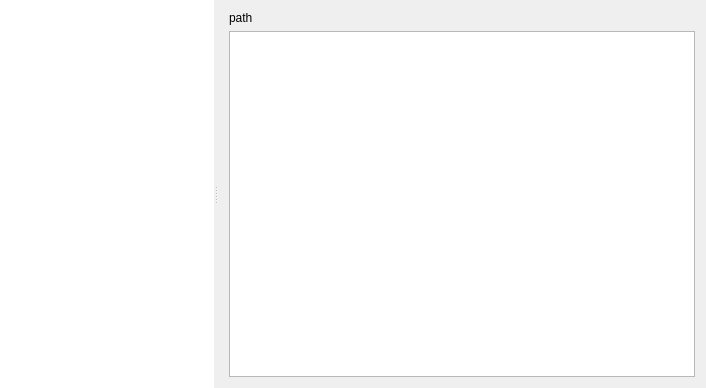
<?xml version="1.0" encoding="UTF-8"?>
<ui version="4.0">
 <class>MainWindow</class>
 <widget class="QMainWindow" name="MainWindow">
  <property name="geometry">
   <rect>
    <x>0</x>
    <y>0</y>
    <width>706</width>
    <height>388</height>
   </rect>
  </property>
  <property name="sizePolicy">
   <sizepolicy hsizetype="Preferred" vsizetype="Preferred">
    <horstretch>0</horstretch>
    <verstretch>0</verstretch>
   </sizepolicy>
  </property>
  <property name="windowTitle">
   <string>qtFiles</string>
  </property>
  <widget class="QWidget" name="centralWidget">
   <property name="enabled">
    <bool>true</bool>
   </property>
   <property name="sizePolicy">
    <sizepolicy hsizetype="Expanding" vsizetype="Expanding">
     <horstretch>0</horstretch>
     <verstretch>0</verstretch>
    </sizepolicy>
   </property>
   <property name="layoutDirection">
    <enum>Qt::LeftToRight</enum>
   </property>
   <layout class="QHBoxLayout" name="horizontalLayout">
    <property name="spacing">
     <number>0</number>
    </property>
    <property name="leftMargin">
     <number>0</number>
    </property>
    <property name="topMargin">
     <number>0</number>
    </property>
    <property name="rightMargin">
     <number>0</number>
    </property>
    <property name="bottomMargin">
     <number>0</number>
    </property>
    <item>
     <widget class="QSplitter" name="splitter">
      <property name="frameShape">
       <enum>QFrame::NoFrame</enum>
      </property>
      <property name="orientation">
       <enum>Qt::Horizontal</enum>
      </property>
      <widget class="QColumnView" name="columnView">
       <property name="font">
        <font>
         <family>Envy Code R</family>
         <pointsize>10</pointsize>
         <stylestrategy>PreferAntialias</stylestrategy>
        </font>
       </property>
       <property name="cursor" stdset="0">
        <cursorShape>ArrowCursor</cursorShape>
       </property>
       <property name="acceptDrops">
        <bool>true</bool>
       </property>
       <property name="toolTip">
        <string/>
       </property>
       <property name="layoutDirection">
        <enum>Qt::LeftToRight</enum>
       </property>
       <property name="frameShape">
        <enum>QFrame::NoFrame</enum>
       </property>
       <property name="frameShadow">
        <enum>QFrame::Plain</enum>
       </property>
       <property name="verticalScrollBarPolicy">
        <enum>Qt::ScrollBarAsNeeded</enum>
       </property>
       <property name="horizontalScrollBarPolicy">
        <enum>Qt::ScrollBarAsNeeded</enum>
       </property>
       <property name="sizeAdjustPolicy">
        <enum>QAbstractScrollArea::AdjustToContentsOnFirstShow</enum>
       </property>
       <property name="autoScroll">
        <bool>true</bool>
       </property>
       <property name="autoScrollMargin">
        <number>-300</number>
       </property>
       <property name="editTriggers">
        <set>QAbstractItemView::DoubleClicked|QAbstractItemView::EditKeyPressed</set>
       </property>
       <property name="dragDropMode">
        <enum>QAbstractItemView::InternalMove</enum>
       </property>
       <property name="defaultDropAction">
        <enum>Qt::LinkAction</enum>
       </property>
       <property name="alternatingRowColors">
        <bool>true</bool>
       </property>
       <property name="textElideMode">
        <enum>Qt::ElideNone</enum>
       </property>
      </widget>
      <widget class="QWidget" name="layoutWidget">
       <layout class="QVBoxLayout" name="verticalLayout">
        <item>
         <widget class="QLabel" name="label">
          <property name="toolTip">
           <string>Name of open file</string>
          </property>
          <property name="text">
           <string>path</string>
          </property>
         </widget>
        </item>
        <item>
         <widget class="QTextEdit" name="textEdit">
          <property name="enabled">
           <bool>true</bool>
          </property>
          <property name="sizePolicy">
           <sizepolicy hsizetype="Preferred" vsizetype="Expanding">
            <horstretch>0</horstretch>
            <verstretch>0</verstretch>
           </sizepolicy>
          </property>
          <property name="toolTip">
           <string>Contents of open file</string>
          </property>
          <property name="verticalScrollBarPolicy">
           <enum>Qt::ScrollBarAsNeeded</enum>
          </property>
         </widget>
        </item>
       </layout>
      </widget>
     </widget>
    </item>
   </layout>
  </widget>
  <action name="actionOpen">
   <property name="text">
    <string>Open...</string>
   </property>
   <property name="shortcut">
    <string>Ctrl+O</string>
   </property>
  </action>
 </widget>
 <layoutdefault spacing="6" margin="11"/>
 <resources/>
 <connections/>
</ui>
